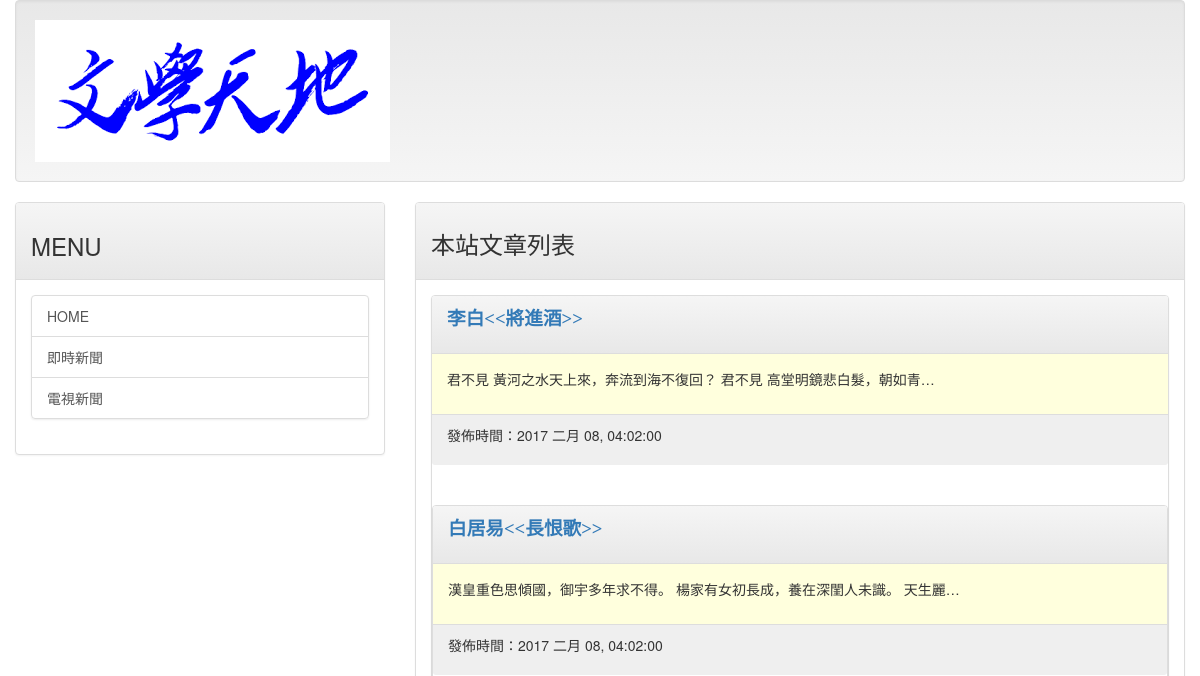
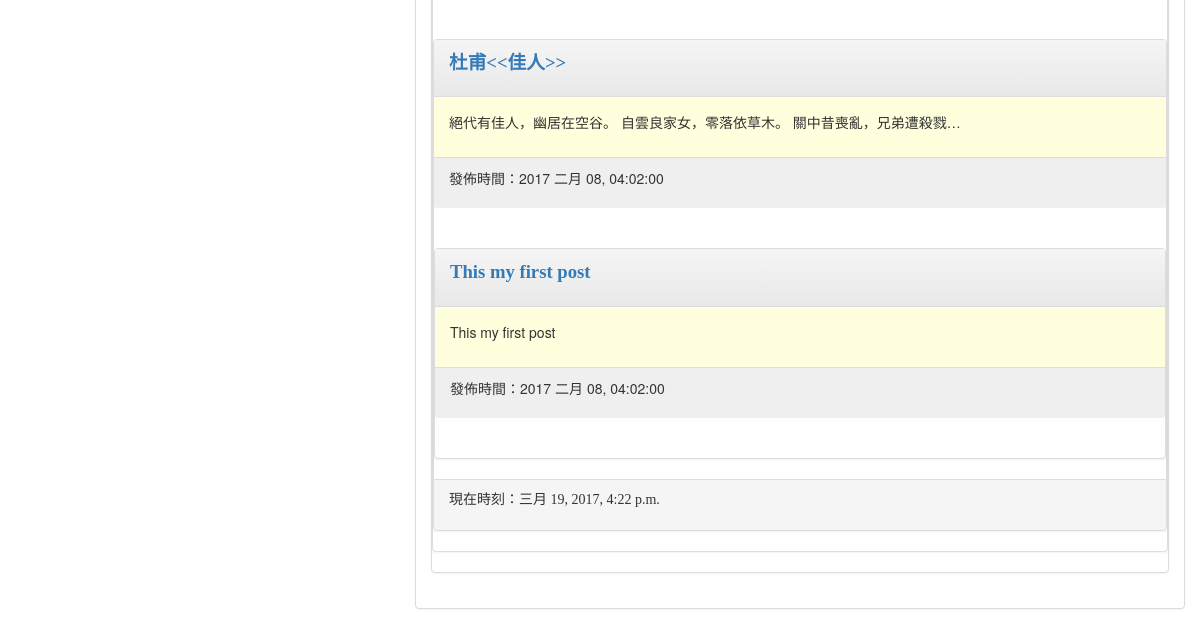
/, run on an earlier commit of the app's database (2 pictures, top to bottom).
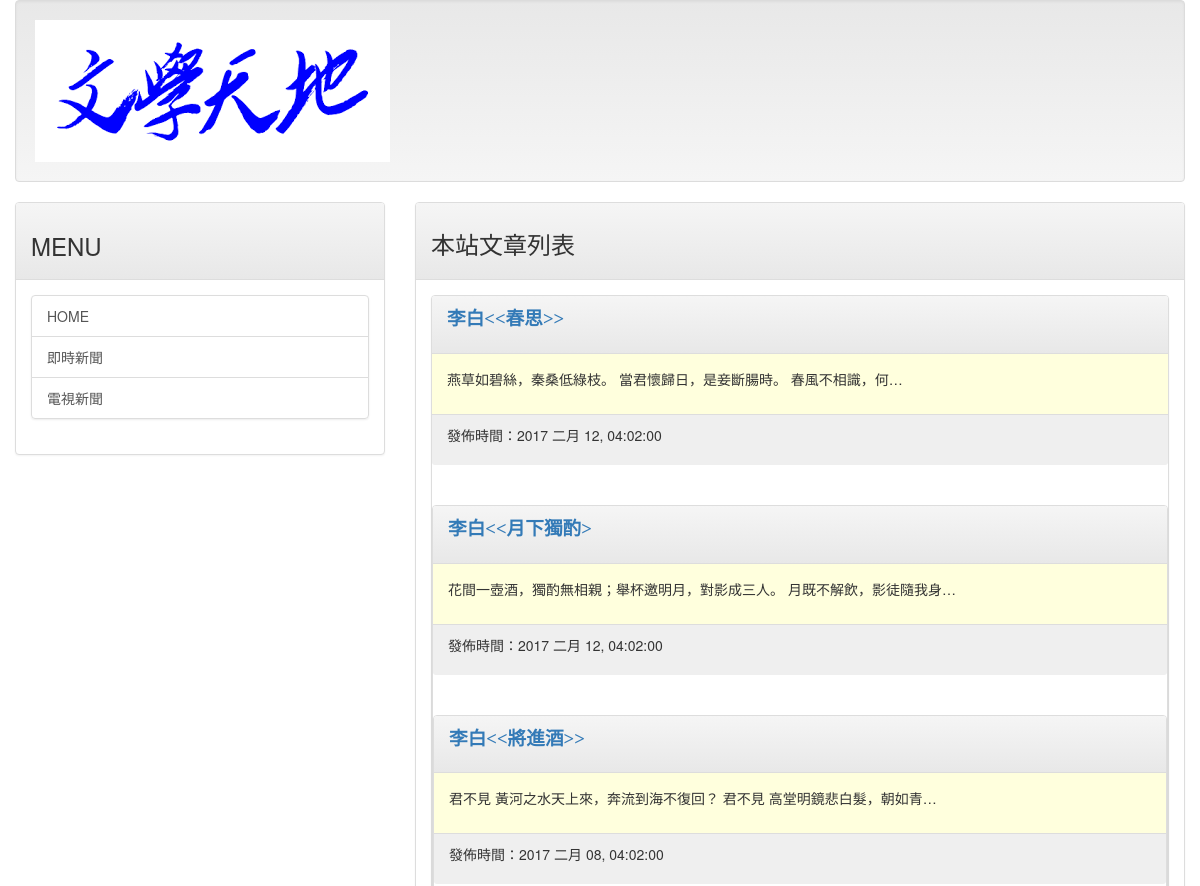
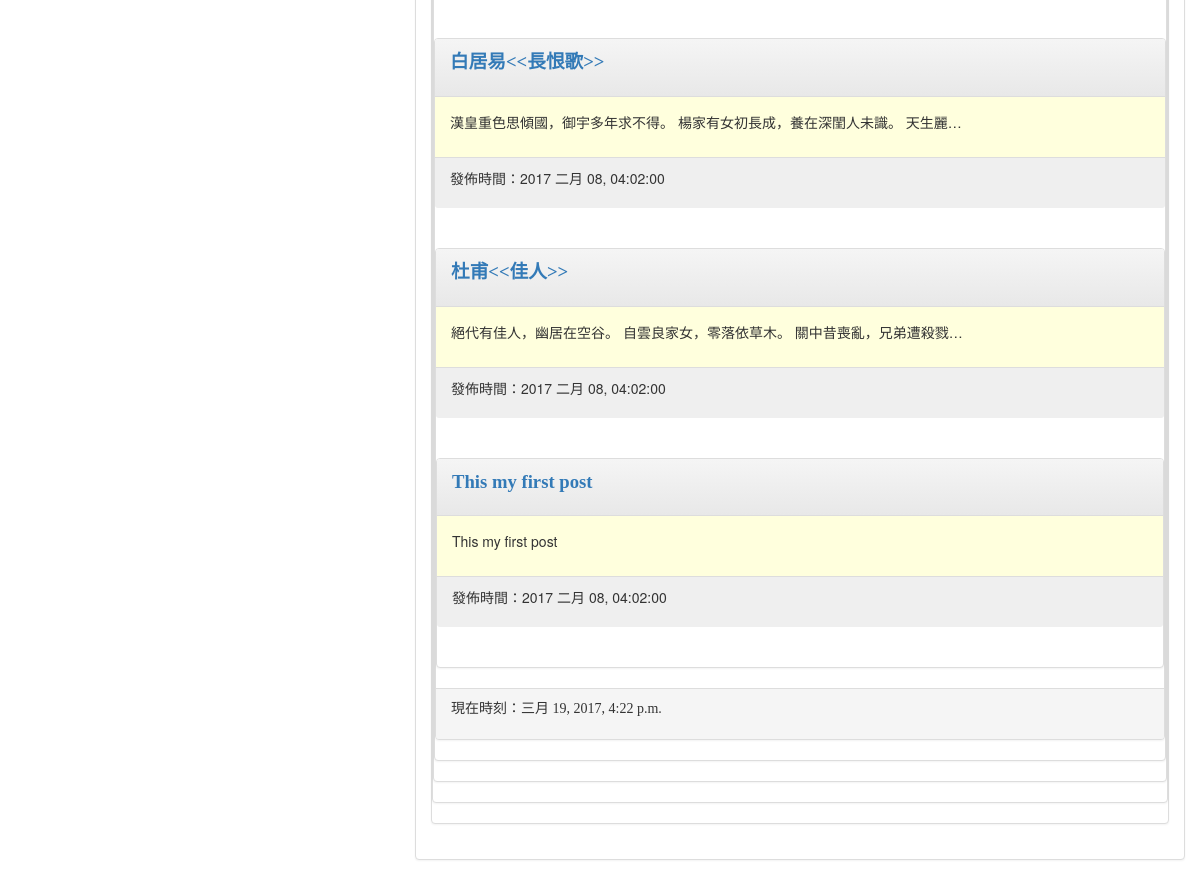
And on a later commit of the database (2 pictures, top to bottom).
### mainsite/models.py (models this page shows, shortened)
class Post(models.Model):
    title = models.CharField(max_length=200)
    slug = models.CharField(max_length=200)
    body = models.TextField()
    pub_date = models.DateTimeField(default=timezone.now)
    class Meta:
        ordering = ('-pub_date',)

### mainsite/views.py (the view)
# urls.py: url(r'^$', homepage),
def homepage(request):
    template = get_template('index.html')
    posts = Post.objects.all()
    now = datetime.now()
    html = template.render(locals())
    return  HttpResponse(html)

### templates/index.html (shortened to what this page needs)
{% extends 'base.html' %}
{% block headmessage %}
    <h3 style='font-family:標楷體;'>本站文章列表</h3>
{% endblock %}
{% block content %}
    {% for post in posts %}
        <div class="panel panel-default">
            <div class="panel-heading">
                <p style='font-family:微軟正黑體;font-size:14pt;font-weight:bold;'>
                    <a href='/post/{{post.slug}}'>{{ post.title }}</a>
                </p>
            </div>
            <div class="panel-body" style="background-color:#ffffdd">
                <p>
                    {{ post.body | truncatechars:40 }}
                </p>
            </div>
            <div class="panel-footer" style="background-color:#efefef">
                <p>
                    發佈時間：{{ post.pub_date | date:"Y M d, h:m:s"}}
                </p>
            </div>
            <br>
            <br>
    {% endfor %}
 {% endblock %}

### templates/base.html (shortened to what this page needs)
<!DOCTYPE html>
<html>
<head>
<link rel="stylesheet" href="https://maxcdn.bootstrapcdn.com/bootstrap/3.3.7/css/bootstrap.min.css">
<link rel="stylesheet" href="https://maxcdn.bootstrapcdn.com/bootstrap/3.3.7/css/bootstrap-theme.min.css">
</head>
<body>
    <div class='container-fluid'>
        {% include 'header.html' %}
        <div class="row">
            <div class="col-sm-4 col-md-4">
                <div class="panel panel-default">
                    <div class="panel-heading">
                        <h3>
                            MENU
                        </h3>
                    </div>
                    <div class="panel-body">
                        <div class="list-group">
                            <a href="/" class="list-group-item">HOME</a>
                            <a href="http://tar.so/news" class="list-group-item">即時新聞</a>
                            <a href="http://drho.tw/news" class="list-group-item">電視新聞</a>
                        </div>
                    </div>
                </div>
            </div>
            <div class='col-sm-8 col-md-8'>
                <div class="panel panel-default">
                    <div class='panel-heading'>
                        {% block headmessage %} {% endblock %}
                    </div>
                    <div class='panel-body'>
                        {% block content %} {% endblock %}
                    </div>
                    <div class='panel-footer'>
                        {% include 'footer.html' %}
                    </div>
                </div>
            </div>
        </div>
    </div>
</body>
</html>

### templates/header.html
{% load staticfiles %}
<div class='well'>
    <img src="{% static 'images/logo.png' %}">
</div>

### templates/footer.html
{% block footer %}
    {% if now %}
    <p style="font-family:微軟正黑體;">現在時刻：{{ now }}</p>
    {% else %}
    <p style="font-family:微軟正黑體;">本文內容取自於網路，如有侵權請來通知下架...</p>
    {% endif %}
{% endblock %}

What changed in the data, as far as the page shows it:
added Post: title "李白<<春思>>", body "燕草如碧絲，秦桑低綠枝。 當君懷歸日，是妾斷腸時。 春風不相識，何…", pub_date "2017 二月 12, 04:02:00"
added Post: title "李白<<月下獨酌>", body "花間一壺酒，獨酌無相親；舉杯邀明月，對影成三人。 月既不解飲，影徒隨我身…", pub_date "2017 二月 12, 04:02:00"
